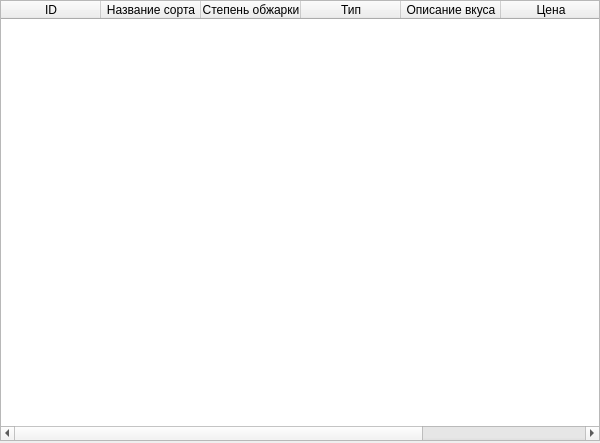
<?xml version="1.0" encoding="UTF-8"?>
<ui version="4.0">
 <class>Form</class>
 <widget class="QWidget" name="Form">
  <property name="geometry">
   <rect>
    <x>0</x>
    <y>0</y>
    <width>600</width>
    <height>443</height>
   </rect>
  </property>
  <property name="windowTitle">
   <string>Информация о кофе</string>
  </property>
  <widget class="QTableWidget" name="tableWidget">
   <property name="geometry">
    <rect>
     <x>0</x>
     <y>0</y>
     <width>600</width>
     <height>441</height>
    </rect>
   </property>
   <property name="sizePolicy">
    <sizepolicy hsizetype="Expanding" vsizetype="Expanding">
     <horstretch>0</horstretch>
     <verstretch>0</verstretch>
    </sizepolicy>
   </property>
   <property name="maximumSize">
    <size>
     <width>601</width>
     <height>16777215</height>
    </size>
   </property>
   <column>
    <property name="text">
     <string>ID</string>
    </property>
   </column>
   <column>
    <property name="text">
     <string>Название сорта</string>
    </property>
   </column>
   <column>
    <property name="text">
     <string>Степень обжарки</string>
    </property>
   </column>
   <column>
    <property name="text">
     <string>Тип</string>
    </property>
   </column>
   <column>
    <property name="text">
     <string>Описание вкуса</string>
    </property>
   </column>
   <column>
    <property name="text">
     <string>Цена</string>
    </property>
   </column>
   <column>
    <property name="text">
     <string>Объем упаковки</string>
    </property>
   </column>
  </widget>
 </widget>
 <resources/>
 <connections/>
</ui>
